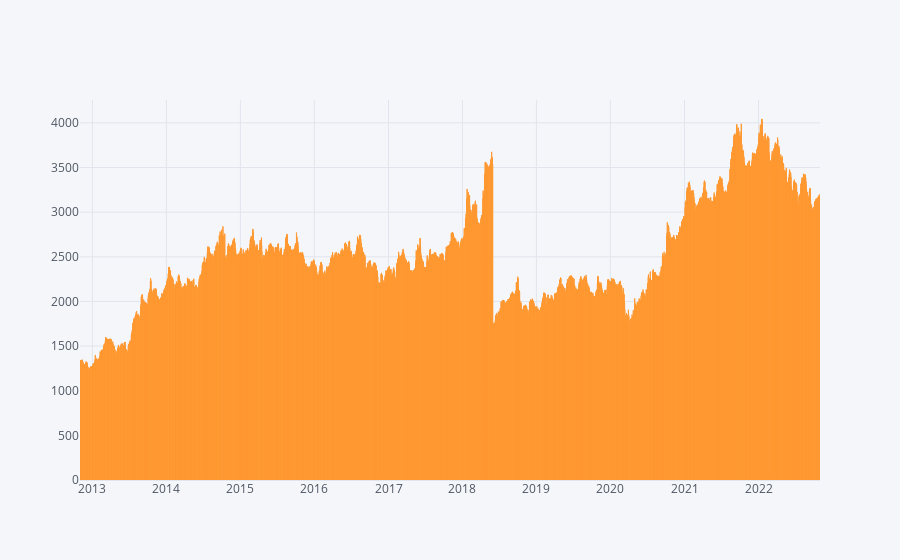

The notebook cell saved with this chart:
### Markdown cell above
## TCS high prices

### Code cell
df_high=pd.DataFrame()
df_high["TCS"]=df.High
# Making Date as a Index 
df_high["Date"]=df.Date
df_high=df_high.set_index("Date")
df_high.iplot(kind="bar")

### Figure 1 — Plotly figure (JSON) as saved in the notebook; plotly's stock layout.template omitted (floating-point values rounded to 4 significant figures; data arrays with more than 128 entries replaced by an {"elided": "..."} marker saying what was removed)
{"data": [{"marker": {"color": "rgba(255, 153, 51, 0.6)", "line": {"color": "rgba(255, 153, 51, 1.0)", "width": 1}}, "name": "TCS", "orientation": "v", "text": "", "type": "bar", "x": {"elided": "2473 str values"}, "y": {"elided": "2473 float values"}}], "layout": {"legend": {"bgcolor": "#F5F6F9", "font": {"color": "#4D5663"}}, "paper_bgcolor": "#F5F6F9", "plot_bgcolor": "#F5F6F9", "title": {"font": {"color": "#4D5663"}}, "xaxis": {"gridcolor": "#E1E5ED", "showgrid": true, "tickfont": {"color": "#4D5663"}, "title": {"font": {"color": "#4D5663"}, "text": ""}, "zerolinecolor": "#E1E5ED"}, "yaxis": {"gridcolor": "#E1E5ED", "showgrid": true, "tickfont": {"color": "#4D5663"}, "title": {"font": {"color": "#4D5663"}, "text": ""}, "zerolinecolor": "#E1E5ED"}}}
